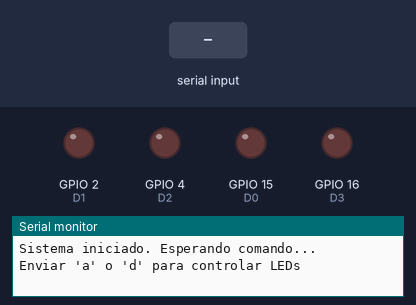
Recording of a program running on a simulated ESP32. Parts: output pins drawn as LEDs (lit = HIGH), the last lines printed to the serial monitor. The test bench sets the inputs (shaded band).

Above: at 1.2 s.
1.3 s: "a" received over Serial
At 1.8 s:
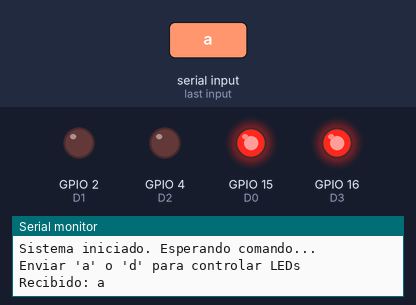
2.8 s: "d" received over Serial
At 4.2 s:
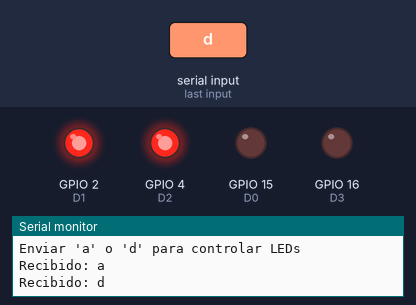
Timing chart, 0 to 5.8 s (numbered marks = the images above; inputs shaded):
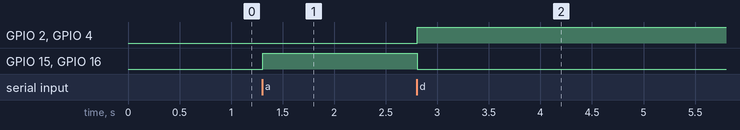

Measured:
- after the input at 1.3 s, GPIO 15 (D0), GPIO 16 (D3): LOW → HIGH at once
- after the input at 2.8 s, GPIO 2 (D1), GPIO 4 (D2): LOW → HIGH at once; GPIO 15 (D0), GPIO 16 (D3): HIGH → LOW at once

The program:

main.cpp
```cpp
#include <Arduino.h>

#define D0 15
#define D1 2
#define D2 4
#define D3 16

// Variables para el control de tiempo
unsigned long Millis_Anterior = 0;
const unsigned long interval = 10;  // Intervalo en ms

void setup() {
  pinMode(D0,OUTPUT);
  pinMode(D1, OUTPUT);
  pinMode(D2, OUTPUT);
  pinMode(D3,OUTPUT);
  Serial.begin(115200);

  // Estado inicial (todos los LEDs apagados)
  digitalWrite(D0, LOW);
  digitalWrite(D1, LOW);
  digitalWrite(D2, LOW);
  digitalWrite(D3, LOW);
  Serial.println("Sistema iniciado. Esperando comando...");
  Serial.println("Enviar 'a' o 'd' para controlar LEDs");
}

byte ultimoComando = 0;  // Inicialmente no hay comando

void loop() {
  unsigned long Millis_Actual = millis();

  if (Millis_Actual - Millis_Anterior >= interval) {
    Millis_Anterior = Millis_Actual;

    if (Serial.available() > 0) {
      char dato = Serial.read(); // Lee un byte

      while(Serial.available() > 0) Serial.read(); //Limpio el buffer serial.

      if(dato=='a'){
        Serial.print("Recibido: ");
        Serial.println(dato);
        digitalWrite(D0, HIGH);
        digitalWrite(D1, LOW);
        digitalWrite(D2, LOW);
        digitalWrite(D3, HIGH);
        ultimoComando='a';
      }
      else if(dato=='d'){
      Serial.print("Recibido: ");
      Serial.println(dato);
      digitalWrite(D0, LOW);
      digitalWrite(D1, HIGH);
      digitalWrite(D2, HIGH);
      digitalWrite(D3, LOW);
      ultimoComando='d';
      }
      else{
      Serial.println("Comando no valido. Use 'a' o 'd'");
    }
  }
  else{
    if(ultimoComando==0){
      digitalWrite(D0, LOW);
      digitalWrite(D1, LOW);
      digitalWrite(D2, LOW);
      digitalWrite(D3, LOW);
    }
  }
}
}
```
